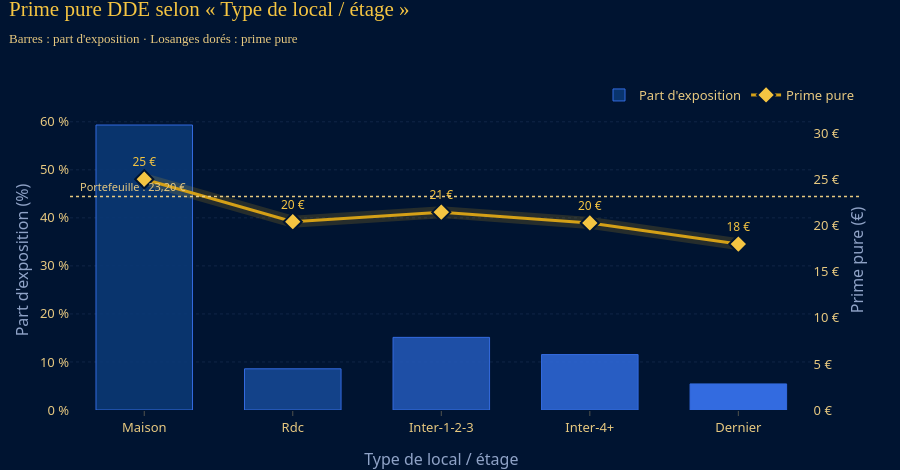

The code cell stored with this chart in its notebook:
### Markdown cell above
<h3 style="color:#F5C542; font-family:'Playfair Display',Georgia,serif; border-bottom:2px solid #D4A017; padding-bottom:6px;">Question 3 · Interprétation, à la lumière de l'analyse univariée de Local</h3>

### Code cell
t = table_indicateurs(bd, "Local")
display(t[["Local", "Part expo", "Fréquence", "Coût moyen", "Prime pure"]].style.format(
    {"Part expo": "{:.1%}", "Fréquence": "{:.2%}", "Coût moyen": "{:,.0f} €", "Prime pure": "{:,.2f} €"}))
GR.univarie(t, "Local", "DDE", "Prime pure").show()

### Figure 1 — Plotly figure (JSON) as saved in the notebook; plotly's stock layout.template omitted (floating-point values rounded to 4 significant figures)
{"data": [{"customdata": [695600.0, 100500.0, 177300.0, 135300.0, 63690.0], "hovertemplate": "%{x}<br>Part d'exposition : %{y:.1f} %<br>Exposition : %{customdata:,.0f}<extra></extra>", "marker": {"color": ["#0B3A78", "#174A99", "#245ABB", "#306ADD", "#3D7BFF"], "line": {"color": "#3D7BFF", "width": 1}}, "name": "Part d'exposition", "opacity": 0.85, "type": "bar", "x": ["Maison", "Rdc", "Inter-1-2-3", "Inter-4+", "Dernier"], "xaxis": "x", "y": [59.33, 8.574, 15.12, 11.54, 5.432], "yaxis": "y"}, {"hoverinfo": "skip", "line": {"color": "#D4A017", "shape": "linear", "width": 12}, "mode": "lines", "opacity": 0.18, "showlegend": false, "type": "scatter", "x": ["Maison", "Rdc", "Inter-1-2-3", "Inter-4+", "Dernier"], "xaxis": "x", "y": [25.06, 20.45, 21.49, 20.32, 18.02], "yaxis": "y2"}, {"customdata": [[10500.0], [1990.0], [3901.0], [3055.0], [1208.0]], "hovertemplate": "%{x}<br>Prime pure : %{y:,.2f} €<br>Sinistres : %{customdata[0]:,.0f}<extra></extra>", "line": {"color": "#D4A017", "width": 3}, "marker": {"color": "#F5C542", "line": {"color": "#001431", "width": 2}, "size": 14, "symbol": "diamond"}, "mode": "lines+markers+text", "name": "Prime pure", "text": ["25 €", "20 €", "21 €", "20 €", "18 €"], "textfont": {"color": "#F5C542", "size": 12}, "textposition": "top center", "type": "scatter", "x": ["Maison", "Rdc", "Inter-1-2-3", "Inter-4+", "Dernier"], "xaxis": "x", "y": [25.06, 20.45, 21.49, 20.32, 18.02], "yaxis": "y2"}], "layout": {"annotations": [{"font": {"color": "#E7C980", "size": 11}, "showarrow": false, "text": "Portefeuille : 23,20 €", "x": 0.01, "xanchor": "left", "xref": "paper", "y": 23.2, "yanchor": "bottom", "yref": "y2"}], "bargap": 0.35, "height": 470, "shapes": [{"line": {"color": "#E7C980", "dash": "dot", "width": 1.5}, "type": "line", "x0": 0, "x1": 1, "xref": "paper", "y0": 23.2, "y1": 23.2, "yref": "y2"}], "title": {"text": "Prime pure DDE selon « Type de local / étage »<br><span style='font-size:13px;color:#E7C980;font-family:Montserrat, 'Segoe UI', Helvetica, Arial, sans-serif'>Barres : part d'exposition · Losanges dorés : prime pure</span>"}, "xaxis": {"anchor": "y", "domain": [0.0, 0.94], "title": {"text": "Type de local / étage"}, "type": "category"}, "yaxis": {"anchor": "x", "domain": [0.0, 1.0], "ticksuffix": " %", "title": {"text": "Part d'exposition (%)"}}, "yaxis2": {"anchor": "x", "overlaying": "y", "range": [0, 32.58], "showgrid": false, "side": "right", "tickformat": ",.0f", "ticksuffix": " €", "title": {"text": "Prime pure (€)"}}}}
